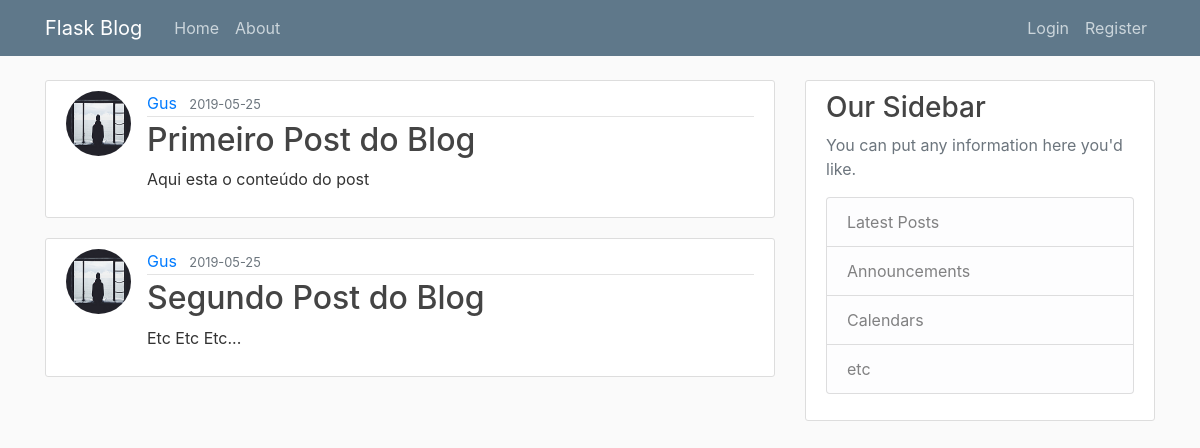
Page /home on the earlier database version.
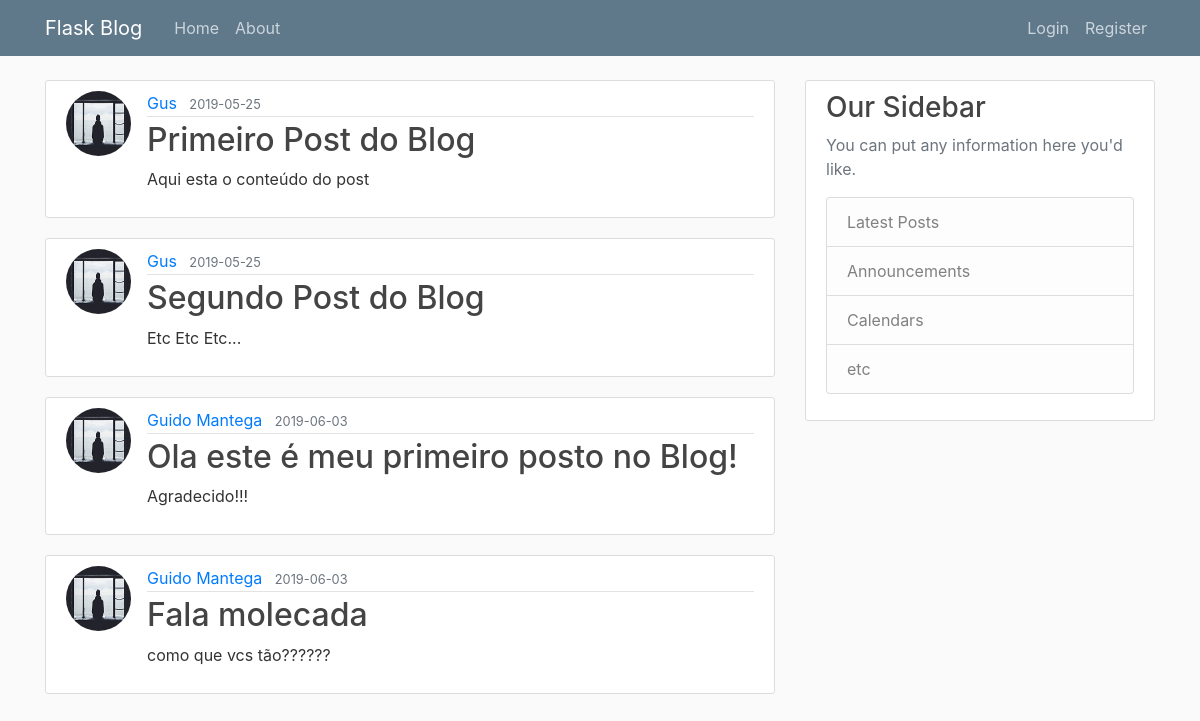
Same page on the later database version.
### flaskblog/models.py (models this page shows, shortened)
class Post(db.Model):
    id = db.Column(db.Integer, primary_key=True)
    title = db.Column(db.String(100), nullable=False)
    date_posted = db.Column(db.DateTime, nullable=False, default=datetime.utcnow)
    content = db.Column(db.Text, nullable=False)
    user_id = db.Column(db.Integer, db.ForeignKey('user.id'), nullable=False)

class User(db.Model, UserMixin):
    id = db.Column(db.Integer, primary_key=True)
    username = db.Column(db.String(20), unique=True, nullable=False)
    email = db.Column(db.String(120), unique=True, nullable=False)
    image_file = db.Column(db.String(20), nullable=False, default='default.jpg')
    password = db.Column(db.String(60), nullable=False)
    posts = db.relationship('Post', backref='author', lazy=True)

### flaskblog/routes.py (the view)
@app.route("/")
@app.route("/home")
def home():
    posts = Post.query.all()
    return render_template('home.html', posts=posts)

### flaskblog/templates/home.html
{% extends "layout.html" %}
{% block content %}
    {% for post in posts %}
        <article class="media content-section">
          <img class="rounded-circle article-img" src="{{ url_for('static', filename='profile_pics/' + post.author.image_file) }}">
          <div class="media-body">
            <div class="article-metadata">
              <a class="mr-2" href="#">{{ post.author.username }}</a>
              <small class="text-muted">{{ post.date_posted.strftime('%Y-%m-%d') }}</small>
            </div>
            <h2><a class="article-title" href="{{ url_for('post', post_id=post.id) }}">{{ post.title }}</a></h2>
            <p class="article-content">{{ post.content }}</p>
          </div>
        </article>
    {% endfor %}
{% endblock content %}

### flaskblog/templates/layout.html (shortened to what this page needs)
<!DOCTYPE html>
<html>
<head>
    <link rel="stylesheet" href="https://maxcdn.bootstrapcdn.com/bootstrap/4.0.0/css/bootstrap.min.css">
    <link rel="stylesheet" type="text/css" href="{{ url_for('static', filename='main.css') }}">
</head>
<body>
    <header class="site-header">
      <nav class="navbar navbar-expand-md navbar-dark bg-steel fixed-top">
        <div class="container">
          <a class="navbar-brand mr-4" href="/">Flask Blog</a>
          <div class="collapse navbar-collapse" id="navbarToggle">
            <div class="navbar-nav mr-auto">
              <a class="nav-item nav-link" href="{{ url_for('home') }}">Home</a>
              <a class="nav-item nav-link" href="{{ url_for('about') }}">About</a>
            </div>
            <div class="navbar-nav">
              {% if current_user.is_authenticated %}
                <a class="nav-item nav-link" href="{{ url_for('new_post') }}">New Post</a>
                <a class="nav-item nav-link" href="{{ url_for('account') }}">Account</a>
                <a class="nav-item nav-link" href="{{ url_for('logout') }}">Logout</a>
              {% else %}
                <a class="nav-item nav-link" href="{{ url_for('login') }}">Login</a>
                <a class="nav-item nav-link" href="{{ url_for('register') }}">Register</a>
              {% endif %}
            </div>
          </div>
        </div>
      </nav>
    </header>
    <main role="main" class="container">
      <div class="row">
        <div class="col-md-8">
          {% block content %}{% endblock %}
        </div>
        <div class="col-md-4">
          <div class="content-section">
            <h3>Our Sidebar</h3>
            <p class='text-muted'>You can put any information here you'd like.
              <ul class="list-group">
                <li class="list-group-item list-group-item-light">Latest Posts</li>
                <li class="list-group-item list-group-item-light">Announcements</li>
                <li class="list-group-item list-group-item-light">Calendars</li>
                <li class="list-group-item list-group-item-light">etc</li>
              </ul>
            </p>
          </div>
        </div>
      </div>
    </main>
</body>
</html>

### flaskblog/static/main.css (style rules this page uses)
body { background: #fafafa; color: #333333; margin-top: 5rem; }
h1, h2, h3, h4, h5, h6 { color: #444444; }
.bg-steel { background-color: #5f788a; }
.site-header .navbar-nav .nav-link { color: #cbd5db; }
.content-section { background: #ffffff; padding: 10px 20px; border: 1px solid #dddddd; border-radius: 3px; margin-bottom: 20px; }
.article-title { color: #444444; }
.article-content { white-space: pre-line; }
.article-img { height: 65px; width: 65px; margin-right: 16px; }
.article-metadata { padding-bottom: 1px; margin-bottom: 4px; border-bottom: 1px solid #e3e3e3 }

Differences in the rows shown:
added Post: image_file (placeholder picture), author.username "Guido Mantega", date_posted "2019-06-03", title "Ola este é meu primeiro posto no Blog!", content "Agradecido!!!"
added Post: image_file (placeholder picture), author.username "Guido Mantega", date_posted "2019-06-03", title "Fala molecada", content "como que vcs tão??????"
